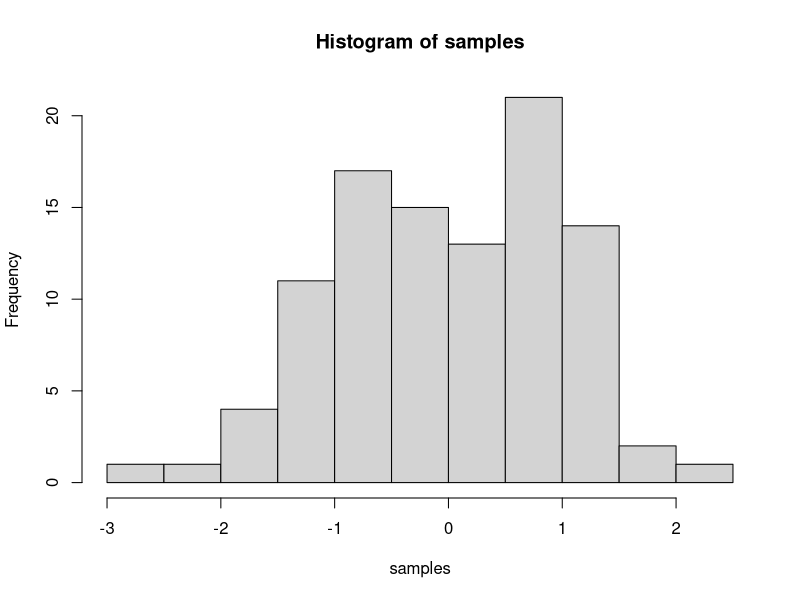
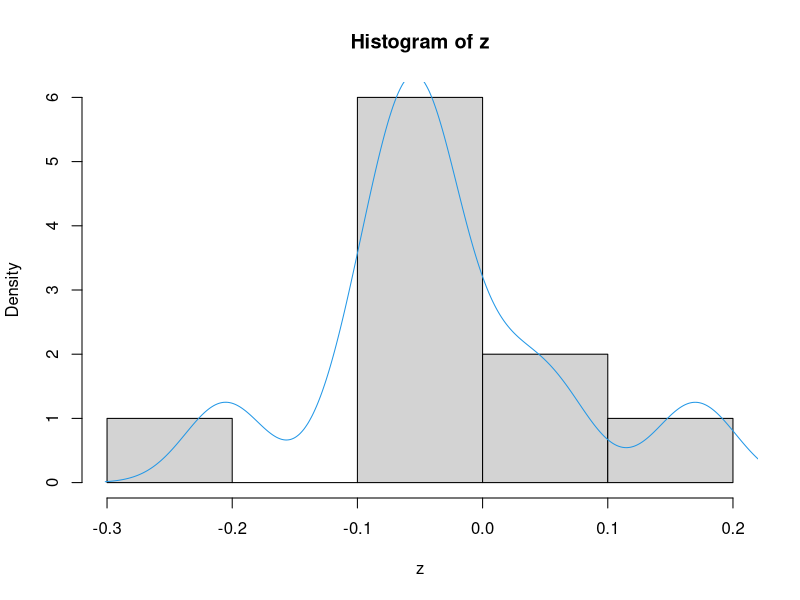

The R source for these figures, in order:
## ---- chunk 1
knitr::opts_chunk$set(message=FALSE,warning=FALSE, cache=TRUE)
## ---- chunk 2
samples <- rnorm(100, mean=0, sd=1)
hist(samples)
## ---- chunk 3
1+2
2*5
5/3
(1+6+4)/5

## ---- chunk 4
a<-1
b<-2
a+b

d<-c(1,2,3)
e<-c(5,6,7)
d+e
d*e
d/e

## ---- chunk 5
# for loop solution
# i becomes the number 1 to 100 at each step of the loop


a <- length(100) # make empty variable, set length to 100
for (i in 1:100){
  a[i] <-i #assigns the number in i, to the ith index of a
}

print(a)

# for loop solution #2

a<-c() #create empty variable using combine command
for (i in 1:100){
  a<-c(a,i) # keeps combining a with itself and the new number in i
}
print(a)

# seq solution
a <- seq(1,100,1) # look up help for seq using ?seq() in console
print(a)

## ---- chunk 6
z<-rnorm(10,0,0.1)
hist(z,probability=TRUE)
lines(density(z),col=4)
